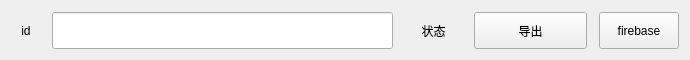
<?xml version="1.0" encoding="UTF-8"?>
<ui version="4.0">
 <class>Form</class>
 <widget class="QWidget" name="Form">
  <property name="geometry">
   <rect>
    <x>0</x>
    <y>0</y>
    <width>690</width>
    <height>60</height>
   </rect>
  </property>
  <property name="windowTitle">
   <string>Form</string>
  </property>
  <widget class="QWidget" name="horizontalLayoutWidget">
   <property name="geometry">
    <rect>
     <x>0</x>
     <y>0</y>
     <width>691</width>
     <height>61</height>
    </rect>
   </property>
   <layout class="QHBoxLayout" name="horizontalLayout" stretch="1,12,2,4,2">
    <property name="spacing">
     <number>12</number>
    </property>
    <property name="leftMargin">
     <number>12</number>
    </property>
    <property name="topMargin">
     <number>12</number>
    </property>
    <property name="rightMargin">
     <number>12</number>
    </property>
    <property name="bottomMargin">
     <number>12</number>
    </property>
    <item>
     <widget class="QLabel" name="lb_app_id">
      <property name="sizePolicy">
       <sizepolicy hsizetype="Expanding" vsizetype="Expanding">
        <horstretch>0</horstretch>
        <verstretch>0</verstretch>
       </sizepolicy>
      </property>
      <property name="text">
       <string>id</string>
      </property>
      <property name="alignment">
       <set>Qt::AlignCenter</set>
      </property>
     </widget>
    </item>
    <item>
     <widget class="QLineEdit" name="edt_pull_app_packagename">
      <property name="sizePolicy">
       <sizepolicy hsizetype="Expanding" vsizetype="Expanding">
        <horstretch>0</horstretch>
        <verstretch>0</verstretch>
       </sizepolicy>
      </property>
      <property name="readOnly">
       <bool>true</bool>
      </property>
     </widget>
    </item>
    <item>
     <widget class="QLabel" name="lb_pull_state">
      <property name="sizePolicy">
       <sizepolicy hsizetype="Expanding" vsizetype="Expanding">
        <horstretch>0</horstretch>
        <verstretch>0</verstretch>
       </sizepolicy>
      </property>
      <property name="text">
       <string>状态</string>
      </property>
      <property name="alignment">
       <set>Qt::AlignCenter</set>
      </property>
     </widget>
    </item>
    <item>
     <widget class="QPushButton" name="btn_pull_app">
      <property name="sizePolicy">
       <sizepolicy hsizetype="Expanding" vsizetype="Expanding">
        <horstretch>0</horstretch>
        <verstretch>0</verstretch>
       </sizepolicy>
      </property>
      <property name="text">
       <string>导出</string>
      </property>
     </widget>
    </item>
    <item>
     <widget class="QPushButton" name="btn_firebase">
      <property name="sizePolicy">
       <sizepolicy hsizetype="Expanding" vsizetype="Expanding">
        <horstretch>0</horstretch>
        <verstretch>0</verstretch>
       </sizepolicy>
      </property>
      <property name="text">
       <string>firebase</string>
      </property>
     </widget>
    </item>
   </layout>
  </widget>
 </widget>
 <resources/>
 <connections/>
</ui>
